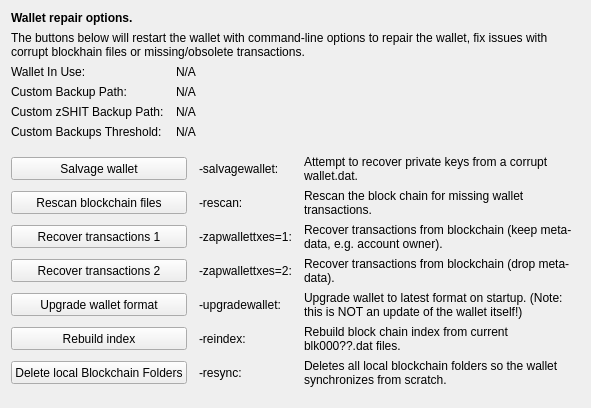
     <widget class="QWidget" name="tab_repair">
      <attribute name="title">
       <string>&amp;Wallet Repair</string>
      </attribute>
      <layout class="QGridLayout" name="gridLayout_4" columnstretch="0,0,0,0">
       <property name="horizontalSpacing">
        <number>12</number>
       </property>
       <item row="0" column="0" colspan="4">
        <widget class="QLabel" name="label_repair_header">
         <property name="font">
          <font>
           <weight>75</weight>
           <bold>true</bold>
          </font>
         </property>
         <property name="text">
          <string>Wallet repair options.</string>
         </property>
        </widget>
       </item>
       <item row="1" column="0" colspan="4">
        <widget class="QLabel" name="label_repair_helptext">
         <property name="font">
          <font>
           <weight>50</weight>
           <bold>false</bold>
          </font>
         </property>
         <property name="text">
          <string>The buttons below will restart the wallet with command-line options to repair the wallet, fix issues with corrupt blockhain files or missing/obsolete transactions.</string>
         </property>
         <property name="wordWrap">
          <bool>true</bool>
         </property>
        </widget>
       </item>
       <item row="2" column="0">
        <widget class="QLabel" name="wallet_path_label">
         <property name="text">
          <string>Wallet In Use:</string>
         </property>
        </widget>
       </item>
       <item row="2" column="1" colspan="3">
        <widget class="QLabel" name="wallet_path">
         <property name="cursor">
          <cursorShape>IBeamCursor</cursorShape>
         </property>
         <property name="text">
          <string>N/A</string>
         </property>
         <property name="textFormat">
          <enum>Qt::PlainText</enum>
         </property>
         <property name="textInteractionFlags">
          <set>Qt::LinksAccessibleByMouse|Qt::TextSelectableByKeyboard|Qt::TextSelectableByMouse</set>
         </property>
        </widget>
       </item>
       <item row="3" column="0">
        <widget class="QLabel" name="wallet_custombackuppath_label">
         <property name="text">
          <string>Custom Backup Path:</string>
         </property>
         <property name="visible">
          <bool>false</bool>
         </property>
        </widget>
       </item>
       <item row="3" column="1" colspan="3">
        <widget class="QLabel" name="wallet_custombackuppath">
         <property name="cursor">
          <cursorShape>IBeamCursor</cursorShape>
         </property>
         <property name="text">
          <string>N/A</string>
         </property>
         <property name="textFormat">
          <enum>Qt::PlainText</enum>
         </property>
         <property name="textInteractionFlags">
          <set>Qt::LinksAccessibleByMouse|Qt::TextSelectableByKeyboard|Qt::TextSelectableByMouse</set>
         </property>
         <property name="visible">
          <bool>false</bool>
         </property>
        </widget>
       </item>
       <item row="4" column="0">
        <widget class="QLabel" name="wallet_customzshitbackuppath_label">
         <property name="text">
          <string>Custom zSHIT Backup Path:</string>
         </property>
         <property name="visible">
          <bool>false</bool>
         </property>
        </widget>
       </item>
       <item row="4" column="1" colspan="3">
        <widget class="QLabel" name="wallet_customzshitbackuppath">
         <property name="cursor">
          <cursorShape>IBeamCursor</cursorShape>
         </property>
         <property name="text">
          <string>N/A</string>
         </property>
         <property name="textFormat">
          <enum>Qt::PlainText</enum>
         </property>
         <property name="textInteractionFlags">
          <set>Qt::LinksAccessibleByMouse|Qt::TextSelectableByKeyboard|Qt::TextSelectableByMouse</set>
         </property>
         <property name="visible">
          <bool>false</bool>
         </property>
        </widget>
       </item>
       <item row="5" column="0">
        <widget class="QLabel" name="wallet_custombackupthreshold_label">
         <property name="text">
          <string>Custom Backups Threshold:</string>
         </property>
         <property name="visible">
          <bool>false</bool>
         </property>
        </widget>
       </item>
       <item row="5" column="1" colspan="3">
        <widget class="QLabel" name="wallet_custombackupthreshold">
         <property name="cursor">
          <cursorShape>IBeamCursor</cursorShape>
         </property>
         <property name="text">
          <string>N/A</string>
         </property>
         <property name="textFormat">
          <enum>Qt::PlainText</enum>
         </property>
         <property name="textInteractionFlags">
          <set>Qt::LinksAccessibleByMouse|Qt::TextSelectableByKeyboard|Qt::TextSelectableByMouse</set>
         </property>
         <property name="visible">
          <bool>false</bool>
         </property>
        </widget>
       </item>
       <item row="6" column="0">
        <spacer name="verticalSpacer_repair1">
         <property name="orientation">
          <enum>Qt::Vertical</enum>
         </property>
         <property name="sizeHint" stdset="0">
          <size>
           <width>10</width>
           <height>10</height>
          </size>
         </property>
        </spacer>
       </item>
       <item row="7" column="0" colspan="2">
        <widget class="QPushButton" name="btn_salvagewallet">
         <property name="minimumSize">
          <size>
           <width>100</width>
           <height>23</height>
          </size>
         </property>
         <property name="text">
          <string>Salvage wallet</string>
         </property>
        </widget>
       </item>
       <item row="7" column="2">
        <widget class="QLabel" name="label_repair_salvage_command">
         <property name="text">
          <string notr="true">-salvagewallet:</string>
         </property>
        </widget>
       </item>
       <item row="7" column="3">
        <widget class="QLabel" name="label_repair_salvage">
         <property name="text">
          <string>Attempt to recover private keys from a corrupt wallet.dat.</string>
         </property>
         <property name="wordWrap">
          <bool>true</bool>
         </property>
        </widget>
       </item>
       <item row="8" column="0" colspan="2">
        <widget class="QPushButton" name="btn_rescan">
         <property name="minimumSize">
          <size>
           <width>100</width>
           <height>23</height>
          </size>
         </property>
         <property name="text">
          <string>Rescan blockchain files</string>
         </property>
        </widget>
       </item>
       <item row="8" column="2">
        <widget class="QLabel" name="label_repair_rescan_command">
         <property name="text">
          <string notr="true">-rescan:</string>
         </property>
        </widget>
       </item>
       <item row="8" column="3">
        <widget class="QLabel" name="label_repair_rescan">
         <property name="text">
          <string>Rescan the block chain for missing wallet transactions.</string>
         </property>
         <property name="wordWrap">
          <bool>true</bool>
         </property>
        </widget>
       </item>
       <item row="9" column="0" colspan="2">
        <widget class="QPushButton" name="btn_zapwallettxes1">
         <property name="minimumSize">
          <size>
           <width>100</width>
           <height>23</height>
          </size>
         </property>
         <property name="text">
          <string>Recover transactions 1</string>
         </property>
        </widget>
       </item>
       <item row="9" column="2">
        <widget class="QLabel" name="label_repair_zap1_command">
         <property name="text">
          <string notr="true">-zapwallettxes=1:</string>
         </property>
        </widget>
       </item>
       <item row="9" column="3">
        <widget class="QLabel" name="label_repair_zap1">
         <property name="text">
          <string>Recover transactions from blockchain (keep meta-data, e.g. account owner).</string>
         </property>
         <property name="wordWrap">
          <bool>true</bool>
         </property>
        </widget>
       </item>
       <item row="10" column="0" colspan="2">
        <widget class="QPushButton" name="btn_zapwallettxes2">
         <property name="minimumSize">
          <size>
           <width>100</width>
           <height>23</height>
          </size>
         </property>
         <property name="text">
          <string>Recover transactions 2</string>
         </property>
        </widget>
       </item>
       <item row="10" column="2">
        <widget class="QLabel" name="label_repair_zap2_command">
         <property name="text">
          <string notr="true">-zapwallettxes=2:</string>
         </property>
        </widget>
       </item>
       <item row="10" column="3">
        <widget class="QLabel" name="label_repair_zap2">
         <property name="text">
          <string>Recover transactions from blockchain (drop meta-data).</string>
         </property>
         <property name="wordWrap">
          <bool>true</bool>
         </property>
        </widget>
       </item>
       <item row="11" column="0" colspan="2">
        <widget class="QPushButton" name="btn_upgradewallet">
         <property name="minimumSize">
          <size>
           <width>100</width>
           <height>23</height>
          </size>
         </property>
         <property name="text">
          <string>Upgrade wallet format</string>
         </property>
        </widget>
       </item>
       <item row="11" column="2">
        <widget class="QLabel" name="label_repair_upgrade_command">
         <property name="text">
          <string notr="true">-upgradewallet:</string>
         </property>
        </widget>
       </item>
       <item row="11" column="3">
        <widget class="QLabel" name="label_repair_upgrade">
         <property name="text">
          <string>Upgrade wallet to latest format on startup. (Note: this is NOT an update of the wallet itself!)</string>
         </property>
         <property name="wordWrap">
          <bool>true</bool>
         </property>
        </widget>
       </item>
       <item row="12" column="0" colspan="2">
        <widget class="QPushButton" name="btn_reindex">
         <property name="minimumSize">
          <size>
           <width>100</width>
           <height>23</height>
          </size>
         </property>
         <property name="text">
          <string>Rebuild index</string>
         </property>
        </widget>
       </item>
       <item row="12" column="2">
        <widget class="QLabel" name="label_repair_reindex_command">
         <property name="text">
          <string notr="true">-reindex:</string>
         </property>
        </widget>
       </item>
       <item row="12" column="3">
        <widget class="QLabel" name="label_repair_reindex">
         <property name="text">
          <string>Rebuild block chain index from current blk000??.dat files.</string>
         </property>
         <property name="wordWrap">
          <bool>true</bool>
         </property>
        </widget>
       </item>
       <item row="13" column="0" colspan="2">
        <widget class="QPushButton" name="btn_resync">
         <property name="minimumSize">
          <size>
           <width>100</width>
           <height>23</height>
          </size>
         </property>
         <property name="text">
          <string>Delete local Blockchain Folders</string>
         </property>
        </widget>
       </item>
       <item row="13" column="2">
        <widget class="QLabel" name="label_repair_resync_command">
         <property name="text">
          <string>-resync:</string>
         </property>
        </widget>
       </item>
       <item row="13" column="3">
        <widget class="QLabel" name="label_repair_resync">
         <property name="text">
          <string>Deletes all local blockchain folders so the wallet synchronizes from scratch.</string>
         </property>
         <property name="wordWrap">
          <bool>true</bool>
         </property>
        </widget>
       </item>
       <item row="14" column="0">
        <spacer name="verticalSpacer_repair2">
         <property name="orientation">
          <enum>Qt::Vertical</enum>
         </property>
         <property name="sizeHint" stdset="0">
          <size>
           <width>20</width>
           <height>10</height>
          </size>
         </property>
        </spacer>
       </item>
      </layout>
     </widget>
